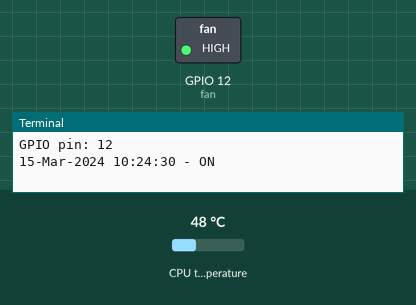
Bench run of a program on a simulated Raspberry Pi (BCM pin numbers). On the bench: switched loads named in the program (green lamp = pin HIGH), the last lines printed to the terminal. Inputs (shaded band) come from the test bench; at power-on: CPU temperature 48 °C. The clock reads 2024-03-15 10:24:30 at power-on unless the program sets it.

Above: at 1.2 s.
1.3 s: CPU temperature set to 46 °C
7.3 s: CPU temperature set to 43 °C
At 10.3 s:
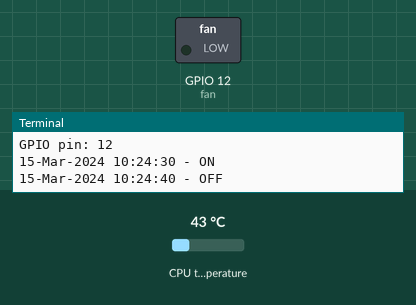
13.3 s: CPU temperature set to 58 °C
At 15.9 s:
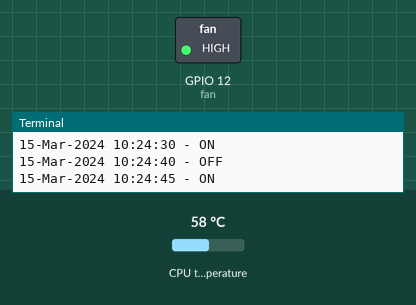
19.3 s: CPU temperature set to 31 °C
At 21.5 s:
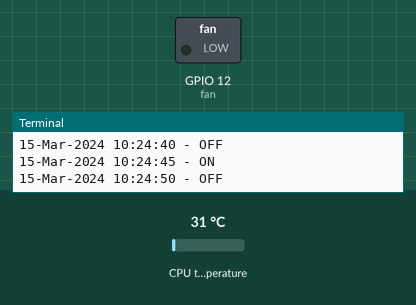
Timing chart, 0 to 23.0 s (numbered marks = the images above; inputs shaded):
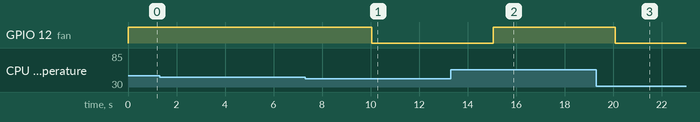

The program:

fan.py
```python
#!/usr/bin/env python3

import argparse
import configparser
import os
from datetime import datetime
from time import sleep

from gpiozero import OutputDevice

CONFIG_FILE = os.path.expanduser("~/.config/fan/config.conf")

threshold = 45
pin = 12
sleep_interval = 5

if os.path.exists(CONFIG_FILE):
    config = configparser.ConfigParser()
    config.read(CONFIG_FILE)

    threshold = int(config["settings"]["thresh"])
    pin = int(config["settings"]["pin"])
    sleep_interval = int(config["settings"]["sleep"])

parser = argparse.ArgumentParser(description="Temperature based RPI fan controller.")
parser.add_argument(
    "-t", "--thresh", type=int, help="set the threshold temperature", nargs=1
)
parser.add_argument("-p", "--pin", type=int, help="set the GPIO pin", nargs=1)
parser.add_argument("-s", "--sleep", type=int, help="set the sleep interval", nargs=1)

args = parser.parse_args()

if args:
    if args.thresh:
        threshold = int(args.thresh)

    if args.pin:
        pin = int(args.pin)

    if args.sleep:
        sleep_interval = int(args.sleep)

fan = OutputDevice(pin)
print(f"GPIO pin: {pin}")

flag = 0

while True:
    temp_data = os.popen("vcgencmd measure_temp").readline()
    temperature = int(temp_data[5:-5])

    if not flag and temperature >= threshold:
        fan.on()
        flag = 1
        print(datetime.now().strftime("%d-%b-%Y %H:%M:%S") + " - ON")
    elif flag and temperature < threshold:
        fan.off()
        flag = 0
        print(datetime.now().strftime("%d-%b-%Y %H:%M:%S") + " - OFF")

    sleep(sleep_interval)
```

Measured:
- the behaviour switches between 45 and 44 °C on CPU temperature (found by bisection; images 0 and 1)
- after the input at 1.3 s, every drawn part: stays the same
- after the input at 7.3 s, GPIO 12 (fan): HIGH → LOW after 2.7 s
- after the input at 13.3 s, GPIO 12 (fan): LOW → HIGH after 1.8 s
- after the input at 19.3 s, GPIO 12 (fan): HIGH → LOW after 0.78 s
